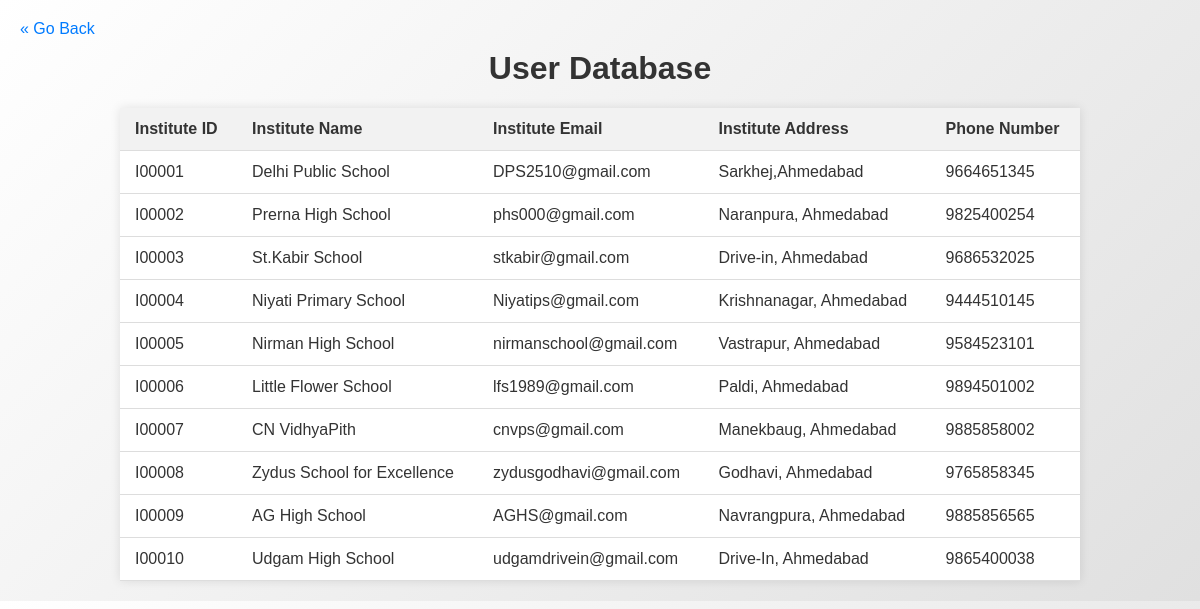
Before: /admin/adminviewusers.php with the older database file.
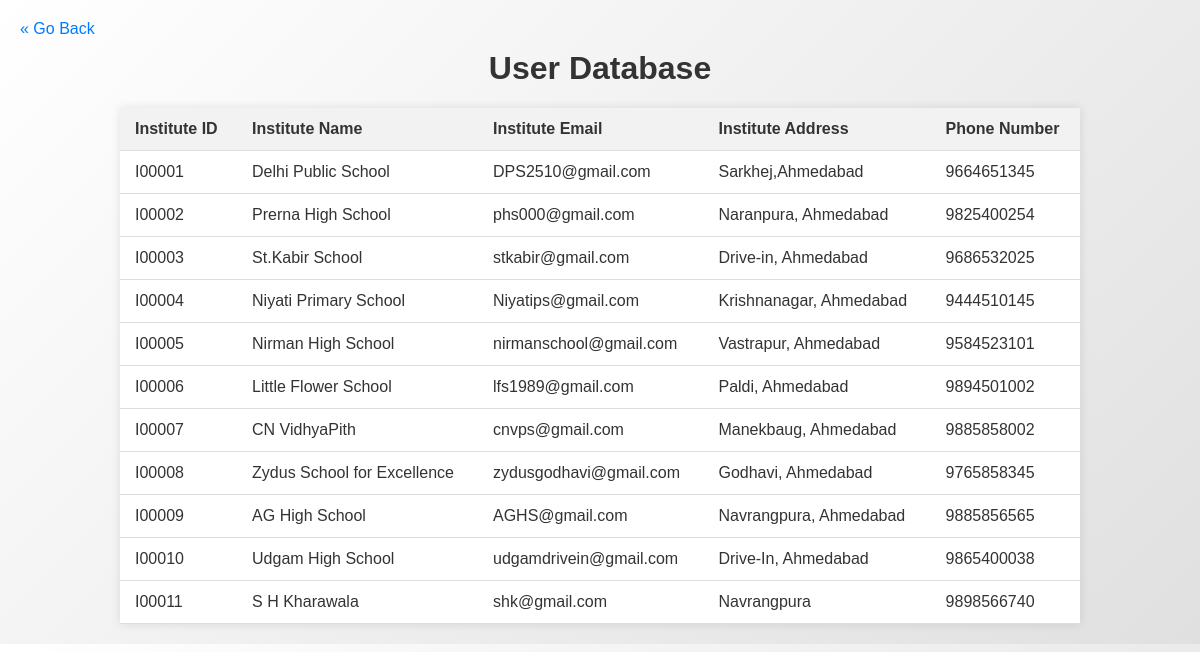
After: the same page with the newer database file.
### tables this page shows
CREATE TABLE `registration` (
  `institute_id` varchar(6) NOT NULL,
  `institute_name` varchar(100) NOT NULL,
  `institute_email` varchar(100) NOT NULL,
  `institute_password` varchar(100) NOT NULL,
  `institute_address` varchar(500) NOT NULL,
  `institute_phone_number` varchar(10) NOT NULL
);

### admin/adminviewusers.php (the view, shortened to what this page needs)
<?php
$servername = "localhost";
$username = "root";
$password = "";
$database = "project";
$conn = mysqli_connect($servername, $username, $password, $database);
$sql = "SELECT * FROM registration";
$result = mysqli_query($conn, $sql);
?>
<!DOCTYPE html>
<html>
<head>
</head>
<body>
<h1>User Database</h1>
<div class="go-back">
    <a href="admindashboard.php">&laquo; Go Back</a>
</div>
<table>
    <thead>
        <tr>
            <th>Institute ID</th>
            <th>Institute Name</th>
            <th>Institute Email</th>
            <th>Institute Address</th>
            <th>Phone Number</th>
        </tr>
    </thead>
    <tbody>
        <?php while ($row = mysqli_fetch_assoc($result)) : ?>
            <tr>
                <td><?php echo $row['institute_id']; ?></td>
                <td><?php echo $row['institute_name']; ?></td>
                <td><?php echo $row['institute_email']; ?></td>
                <td><?php echo $row['institute_address']; ?></td>
                <td><?php echo $row['institute_phone_number']; ?></td>
            </tr>
        <?php endwhile; ?>
    </tbody>
</table>
</body>
</html>

Changed rows visible on the page:
added registration: institute_id "I00011", institute_name "S H Kharawala", institute_email "shk@gmail.com", institute_address "Navrangpura", institute_phone_number "9898566740"
